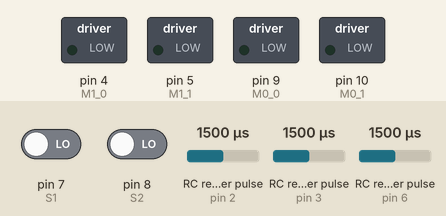
This sketch was run on a simulated Arduino Uno, built with avr-gcc and run on an emulated ATmega328P. Shown: switched loads named in the sketch (green lamp = pin HIGH). Wiring (inferred from the names in the program): 3 × RC receiver channel: data pin 2 / data pin 3 / data pin 6. The inputs (shaded band) are chosen by the test bench; at power-on: RC receiver pulse (sensors on pin 2, pin 3, pin 6) 1500 µs, pin 7 (S1) LOW, pin 8 (S2) LOW.

Above: at 1.2 s.
1.3 s: RC receiver pulse (sensor on pin 2) set to 1020 µs
At 1.9 s:
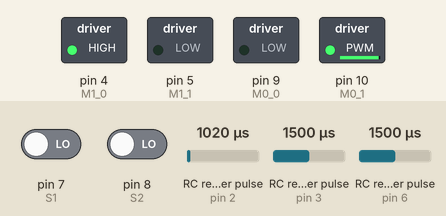
2.8 s: RC receiver pulse (sensor on pin 3) set to 1020 µs
At 3.8 s:
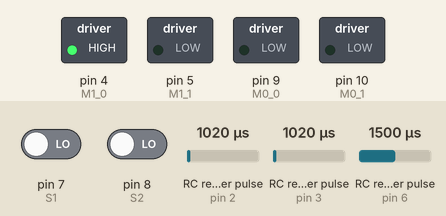
4.3 s: RC receiver pulse (sensor on pin 6) set to 1686 µs
5.8 s: RC receiver pulse (sensor on pin 6) set to 1711 µs
At 6.7 s:
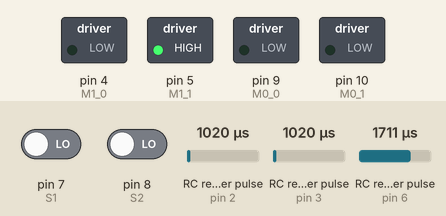
7.3 s: RC receiver pulse (sensor on pin 6) set to 1020 µs
At 8.4 s:
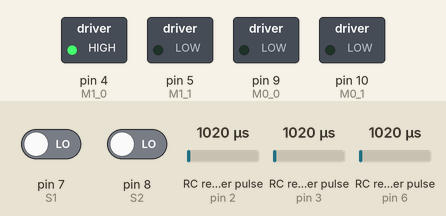
8.8 s: RC receiver pulse (sensor on pin 2) set to 1250 µs
At 10.0 s:
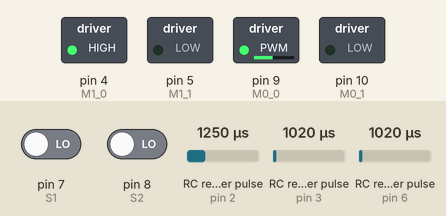
Timing chart, 0 to 11.3 s (numbered marks = the images above; inputs shaded):
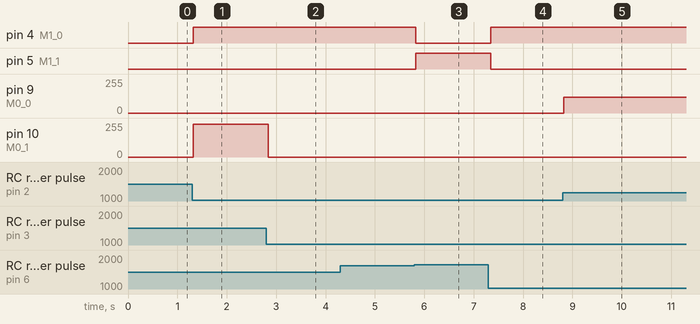

Measured:
- the behaviour switches between 1697 and 1698 µs on RC receiver pulse (sensor on pin 6) (found by bisection; images 2 and 3)
- after the input at 1.3 s, pin 4 (M1_0): LOW → HIGH at once; pin 10 (M0_1): 0/255 → 245/255 at once
- after the input at 2.8 s, pin 10 (M0_1): 245/255 → 0/255 at once
- after the input at 4.3 s, every drawn part: stays the same
- after the input at 5.8 s, pin 4 (M1_0): HIGH → LOW at once; pin 5 (M1_1): LOW → HIGH at once
- after the input at 7.3 s, pin 4 (M1_0): LOW → HIGH at once; pin 5 (M1_1): HIGH → LOW at once
- after the input at 8.8 s, pin 9 (M0_0): 0/255 → 118/255 at once

The sketch:

sketch_mar2a.ino
```cpp
// PINs CONFIG
#define M1_1 5
#define M1_0 4
#define M0_0 9
#define M0_1 10
#define CH1 2
#define CH2 3
#define CH5 6
#define S1 7
#define S2 8
// OTHER CONFIG
#define AUTOMUL 1

void setup() {
  // SERIAL
  Serial.begin(115200);
  // PINMODEs
  pinMode(M0_0, OUTPUT);
  pinMode(M0_1, OUTPUT);
  pinMode(M1_0, OUTPUT);
  pinMode(M1_1, OUTPUT);
  pinMode(CH1, INPUT);
  pinMode(CH2, INPUT);
  pinMode(CH5, INPUT);
  pinMode(S1, INPUT);
  pinMode(S2, INPUT);
}

// gets flysky pwm signal
int getCh(int pin) {
  int duration = pulseIn(pin, HIGH);
  int r = map(duration, 1000, 2000, -255, 255);
  if (r < -300 or r > 300) {
    return 0;
  }
  if (r > -20 and r < 20) {
    return 0;
  }
  return r;
}
bool sl = false;
bool sr = false;
int last_dir = 1;
void loop() {
  // COMPUTE X Y CONTROLS
  int x = 0;
  int y = 0;
  int a = getCh(CH5);
  if (a > 100) {
    sl = digitalRead(S1);
    sr = digitalRead(S2);
    y = 255;
    if (sl and !sr) {
      last_dir = 1;
    } else if (!sl and sr) {
      last_dir = -1;
    }
    x = 255 * last_dir * AUTOMUL;
  } else {
    x = getCh(CH1);
    y = getCh(CH2);
  }

  // MOTOR OUTPUT
  int d0 = y - x;
  int d1 = y + x;
  int m0 = constrain(d0, -255, 255);
  int m1 = constrain(d1, -255, 255);
  if (m0 < 0) {
    analogWrite(M0_0, -m0);
    analogWrite(M0_1, 0);
  } else {
    analogWrite(M0_0, 0);
    analogWrite(M0_1, m0);
  }
  if (m1 < 0) {
    analogWrite(M1_0, -m1);
    analogWrite(M1_1, 0);
  } else {
    analogWrite(M1_0, 0);
    analogWrite(M1_1, m1);
  }
  delay(15);
}
```
